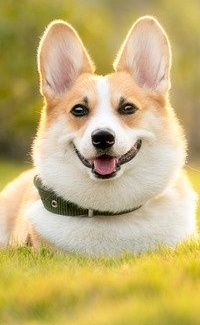
#> input picture 5/dog_cropped.jpg, 200 x 325 px
$ python grayscale_conversion.py
#> lines starting #> are read from the running program, lines starting #| are printed output that depends on the picture; after the words box and inside, x2 and y2 are one past the last pixel; in counts of white or black regions, pixels touching at a corner belong together
from PIL import Image
import numpy as np

def get_image(path):
#> called with path = 'dog_cropped.jpg'
    return Image.open(path)
#> returned value is the input picture: PIL image 200x325 RGB; mean R, G, B 196.1, 177.6, 118.8

def get_image_dimensions(image):
    return image.size[0], image.size[1]

def get_image_pixels(image):
    return image.load()

def get_grayscaled_pixel(r, g, b):
    grey = int(r * 0.299) + int(g * 0.587) + int(b * 0.114);
    return (grey, grey, grey)

def get_grayscaled_image(image_pixels, image_width, image_height):
    img = Image.new('RGB', (image_width, image_height))

    for row_index in range(image_width):
        for col_index in range(image_height):
            r, g, b = image_pixels[row_index, col_index]
            grayscaled_pixel = get_grayscaled_pixel(r, g, b);
            img.putpixel((row_index, col_index), grayscaled_pixel)

    return img

image = get_image('dog_cropped.jpg')
image_width, image_height = get_image_dimensions(image)
#> image_width = 200; image_height = 325
image_pixels = get_image_pixels(image)

grayscaled_image = get_grayscaled_image(image_pixels, image_width, image_height)
#> in get_grayscaled_image, `img = Image.new('RGB', (image_width, image_height))`: img: PIL image 200x325 RGB; every value is 0
#> after the loop in get_grayscaled_image, `for row_index in range(image_width):`:
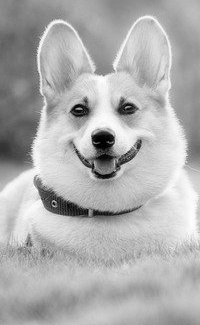
#> img: PIL image 200x325 RGB; min 0, max 254, mean 174.9
# grayscaled_image.show()
grayscaled_image.save("dog_cropped_grayscaled.jpg")

# ============= binarization ==============

def get_binarized_image(image, threshold):
    image_pixels_array = np.array(image);
    image_pixels_binarized = (image_pixels_array > threshold) * 255

    return Image.fromarray(np.uint8(image_pixels_binarized))


binarized_image = get_binarized_image(grayscaled_image, threshold=160)
#> in get_binarized_image, `image_pixels_binarized = (image_pixels_array > threshold) * 255`:
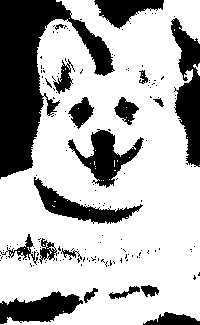
#> image_pixels_binarized: shape (325, 200, 3) int64; 69.9% white; 160 black regions (141 under 20 px), largest, box (x1, y1, x2, y2) and area: (0, 0, 115, 179) 8288, (171, 18, 200, 167) 2422, (68, 129, 144, 188) 1680
binarized_image.save("dog_cropped_grayscaled_binarized.jpg")
